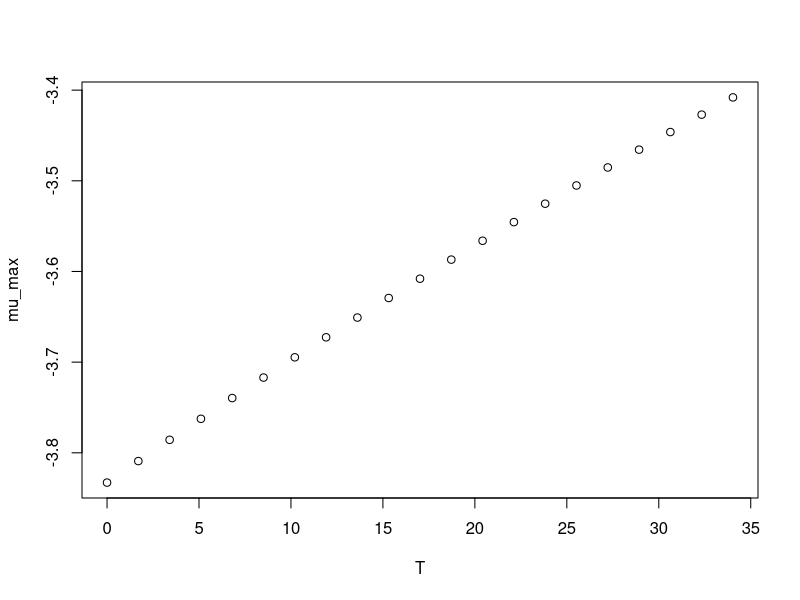

Reproduce this figure in R.
#############################
# start of Parameter script
#############################
T <- seq(0,34.034,length.out=21)
#############################
# end of Parameter script
#############################
############################# 
# start of Model script Gropin ID 443 
#############################
 
# constant coefficients for this model
 
variables <- data.frame(T)
argumentsPar <- expand.grid(variables)
 
# heart of the model
response_surface <- function(T) {
   mumax <-(-8700/(8.3144261*(T+273)))

return(mumax=mumax)
} 

# output parameters
mumax <- cbind(argumentsPar,response_surface(argumentsPar['T']))
colnames(mumax) <- c(colnames(argumentsPar),'mumax')
#############################
# End of Model script
#############################
############################# 
# start of Visualisation script Gropin ID 443 
#############################
plot(T,mumax$mumax,
                          xlab='T',
                          ylab='mu_max')
#############################
# End of Visualisation script
#############################
